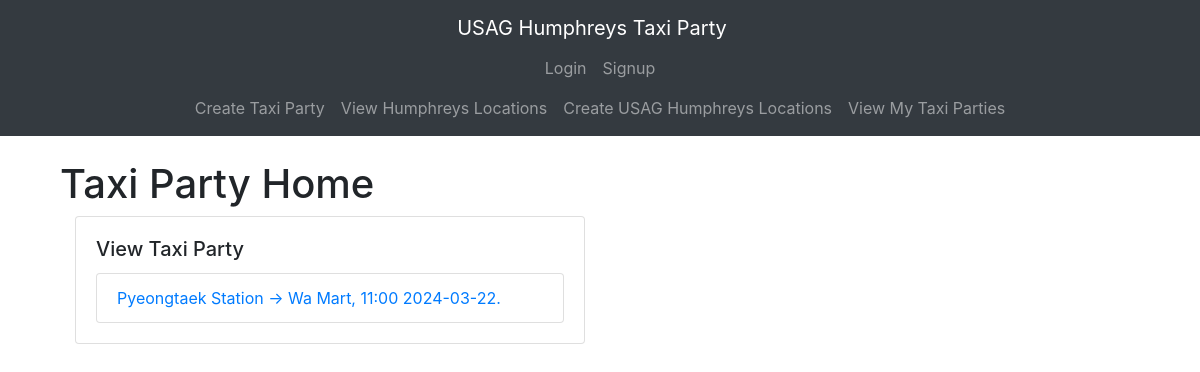
The app's page /, older data.
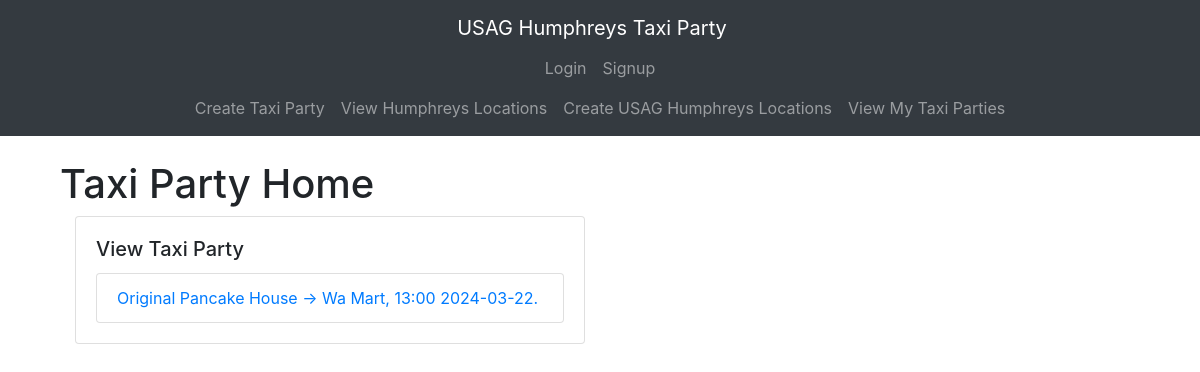
The same page, newer data.
### taxiparty/models.py (models this page shows, shortened)
class TaxiParty(models.Model):
    date = models.DateField(blank=False, default=datetime.date.today)
    time = models.TimeField(blank=False, default=datetime.time(8, 00))
    origin = models.ForeignKey(Location, on_delete=models.CASCADE, related_name='origin')
    destination = models.ForeignKey(Location, on_delete=models.CASCADE, related_name='destination')
    rider = models.ManyToManyField(User, related_name='rider')
    owner = models.ForeignKey(User, null=True, blank=True, on_delete=models.CASCADE, related_name='owner')
    def getAbsoluteUrl(self):
        return reverse("taxiparty:taxipartydynamic", kwargs={"id": self.id})
    def __str__(self) -> str:
        return f"{self.origin} -> {self.destination}, {self.time.__str__()[:5]} {self.date.__str__()}."

class Location(models.Model):
    name = models.TextField(blank=False, unique=True)
    def __str__(self) -> str:
        return self.name

### taxiparty/views.py (the view)
# urls.py: path('', views.home_view, name='home'),
def home_view(request):
    partyList = TaxiParty.objects.all()
    context = {
        "partyList": partyList
    }
    return render(request, "taxipartyhome.html", context)

### taxiparty/templates/taxipartyhome.html
{% extends 'base.html' %}
{% block content %}
<div class="container mt-4">
    <h1>Taxi Party Home</h1>
    <div class="col-md-6">
        <div class="card">
            <div class="card-body">
                <h5 class="card-title">View Taxi Party</h5>
                {% include 'viewtaxiparty.html' with partyList=partyList %}
            </div>
        </div>
    </div>
</div>
{% endblock %}

### taxiparty/templates/viewtaxiparty.html
<ul class="list-group">
    {% for party in partyList %}
        <li class="list-group-item">
            <a href="{{ party.getAbsoluteUrl }}" class="text-decoration-none">{{ party }}</a>
        </li>
    {% endfor %}
</ul>

Row changes from the older to the newer data that the page shows:
changed TaxiParty: origin+destination+time "Pyeongtaek Station -> Wa Mart, 11:00 2024-03-22." → "Original Pancake House -> Wa Mart, 13:00 2024-03-22."
